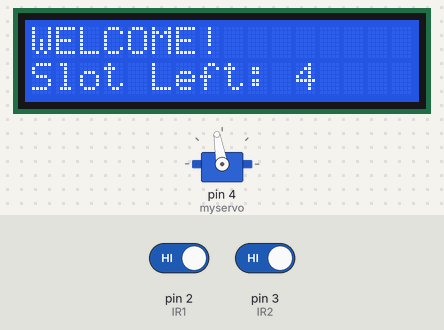
A sketch run on a simulated Arduino Uno, built with avr-gcc and run on an emulated ATmega328P. Shown: 16×2 character LCD, servo. The test bench sets the inputs (shaded band); at power-on: pin 2 (IR1) HIGH, pin 3 (IR2) HIGH.

Above: at 3.2 s.
3.3 s: pin 2 (IR1) driven LOW
At 4.5 s:
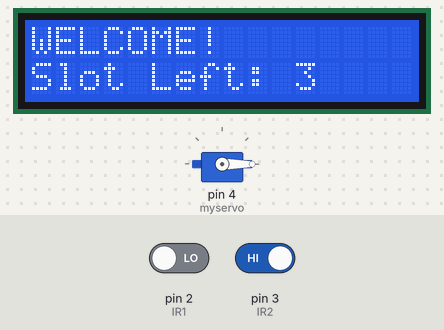
4.8 s: pin 3 (IR2) driven LOW
At 7.6 s:
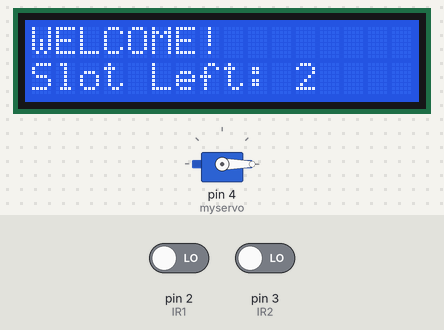
7.8 s: pin 2 (IR1) driven HIGH
At 8.2 s:
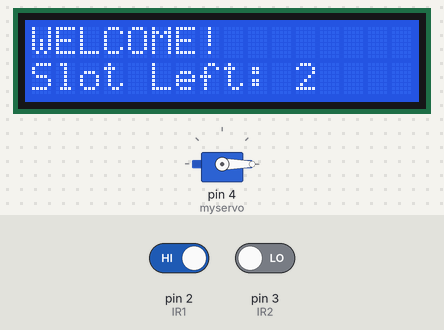
Timing chart, 0 to 10.8 s (numbered marks = the images above; inputs shaded):
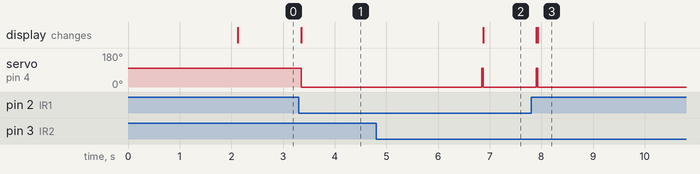

Measured:
- after the input at 3.3 s, servo on pin 4 (myservo): 100° → 0° after 0.05 s; the display: changes after 0.05 s (image 1)
- after the input at 4.8 s, servo on pin 4 (myservo): 0° → 100° after 2.0 s, → 0° 0.03 s later; the display: changes after 2.1 s (image 2)
- after the input at 7.8 s, servo on pin 4 (myservo): goes on until 7.9 s, then stays 0°

The sketch:

sketch_nov26b.ino
```cpp
// Parking System for Arduino with Blue I2C LCD (NewLiquidCrystal Library)

#include <Wire.h>
#include <LiquidCrystal_I2C.h>
#include <Servo.h>

// LCD I2C address 0x27, 16x2
LiquidCrystal_I2C lcd(0x27,16,2);

Servo myservo;

int IR1 = 2;          // Sensor for car entering
int IR2 = 3;          // Sensor for car leaving
int Slot = 4;         // Total number of parking slots
int flag1 = 0;
int flag2 = 0;

void setup() {
  Wire.begin();
  lcd.init();          // Initialize LCD
  lcd.backlight();     // Turn backlight ON

  pinMode(IR1, INPUT);
  pinMode(IR2, INPUT);

  myservo.attach(4);
  myservo.write(100);  // Servo initial position

  // Initial welcome message
  lcd.setCursor(0,0);
  lcd.print("     ARDUINO    ");
  lcd.setCursor(0,1);
  lcd.print(" PARKING SYSTEM ");
  delay(2000);
  lcd.clear();
}

void loop() {
  // Car entering
  if (digitalRead(IR1) == LOW && flag1 == 0) {
    if (Slot > 0) {
      flag1 = 1;
      if (flag2 == 0) {
        myservo.write(0);   // Open gate
        Slot = Slot - 1;
      }
    } else {
      lcd.setCursor(0,0);
      lcd.print("    SORRY :(    ");
      lcd.setCursor(0,1);
      lcd.print("  Parking Full  ");
      delay(3000);
      lcd.clear();
    }
  }

  // Car leaving
  if (digitalRead(IR2) == LOW && flag2 == 0) {
    flag2 = 1;
    if (flag1 == 0) {
      myservo.write(0);     // Open gate
      Slot = Slot + 1;
    }
  }

  // Reset servo after both sensors triggered
  if (flag1 == 1 && flag2 == 1) {
    delay(1000);
    myservo.write(100);     // Close gate
    flag1 = 0;
    flag2 = 0;
  }

  // Display current status
  lcd.setCursor(0,0);
  lcd.print("WELCOME!       ");   // Overwrite old text
  lcd.setCursor(0,1);
  lcd.print("Slot Left: ");
  lcd.print(Slot);
  lcd.print("   ");              // Clear remaining chars
}
```
